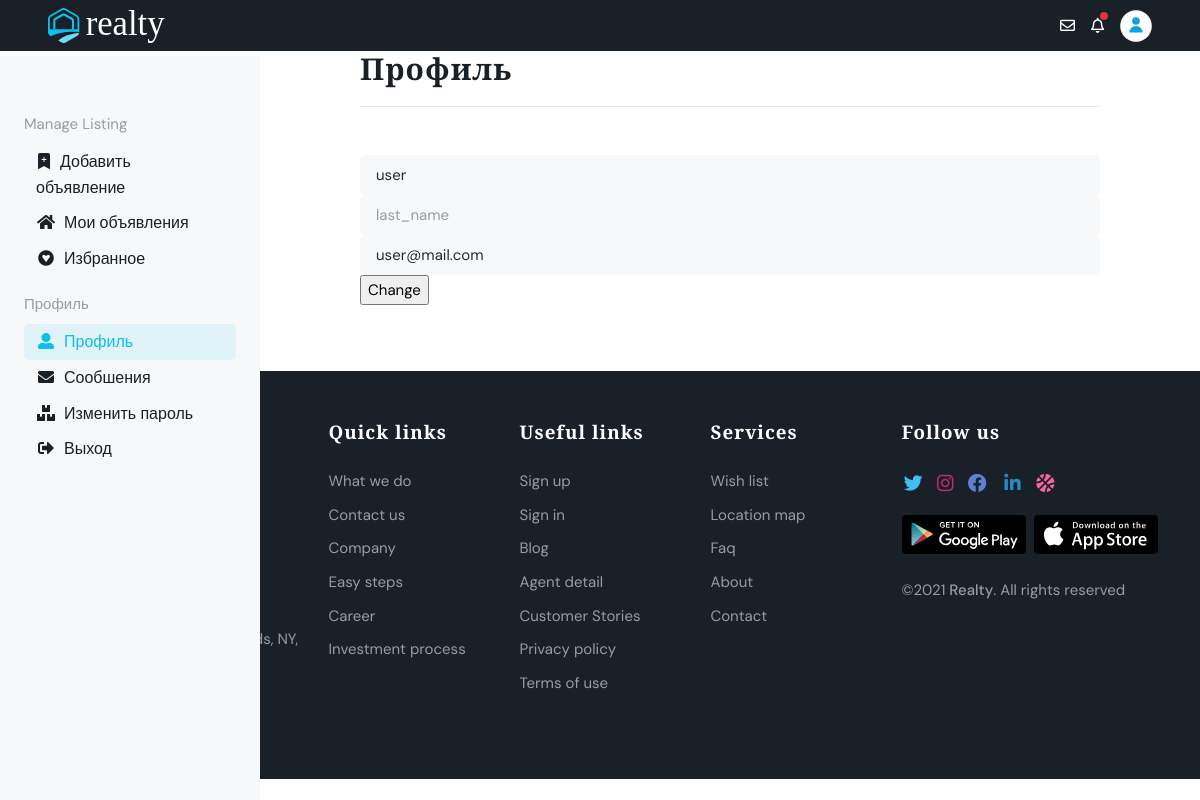
The page /user/profile/ (signed in) on the database as committed earlier.
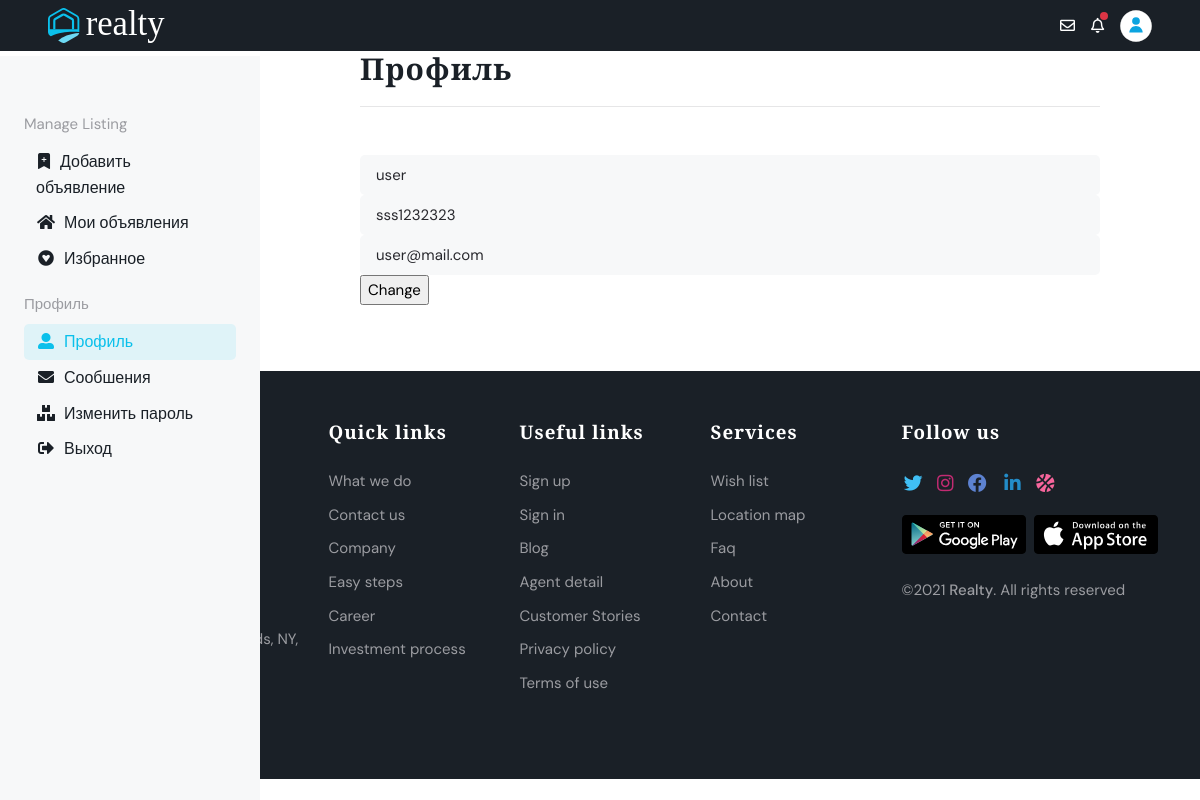
The same page on the database as committed later.
### user_profile/models.py (models this page shows, shortened)
class User(AbstractUser):
    name = models.CharField(max_length=100,  blank=True)
    last_name = models.CharField(max_length=100, blank=True)
    email = models.EmailField(max_length=254, blank = True)
    date_joined = models.DateTimeField( auto_now_add=True)
    is_active = models.BooleanField(default=True, db_index=True, verbose_name='Прошел активацию?')
    avatar = models.ImageField(upload_to='avatars/', null=True, blank=True , verbose_name='Фото профиля ')
    class Meta:
        verbose_name = "Прльзователь"
        verbose_name_plural = "Прльзователи"

### user_profile/views.py (the view)
# urls.py: path('profile/', ChangeUserInfoView.as_view() , name='profile'), # профиль
class ChangeUserInfoView(SuccessMessageMixin, LoginRequiredMixin,  UpdateView):
    model = User
    template_name = 'agent-profile.html'
    form_class = ChangeUserInfoForm
    success_url = reverse_lazy('main:main')
    success_message = 'Данные пользователя изменены'
    def setup(self, request, *args, **kwargs):
        self.user_id = request.user.pk
        return super().setup(request, *args, **kwargs)
    def get_object(self, queryset=None):
        if not queryset:
            queryset = self.get_queryset()
        return get_object_or_404(queryset, pk=self.user_id)

### user_profile/form.py
class ChangeUserInfoForm(UserChangeForm):#!!!!!!!!!!!!!!!!!!!!!!!!!!!!!!!!!!!!!!!!!!!!
    def __init__(self, *args, **kwargs):   # игнорирование стандартных стилей
        super().__init__(*args, **kwargs)
        self.fields['email'].widget.attrs.update({ 'class': 'form-control bg-light border-0', 'placeholder': 'E-mail Address' , 'rows': 1, })
        self.fields['username'].widget.attrs.update({ 'class': 'form-control bg-light border-0', 'placeholder': 'Username' , 'rows': 1, })
        self.fields['last_name'].widget.attrs.update({ 'class': 'form-control bg-light border-0', 'placeholder': 'last_name' , 'rows': 1, })
    class Meta:
        model = User
        fields = ('username', 'email',  'last_name' )

### main/templates/agent-profile.html (shortened to what the changed rows need)
{% load static %}
<!DOCTYPE html>
<html lang="en">
<head>
	<link rel="stylesheet" type="text/css" href="{% static 'vendor/font-awesome/css/all.min.css' %}">
	<link rel="stylesheet" type="text/css" href="{% static 'vendor/bootstrap-icons/bootstrap-icons.css' %}">
	<link rel="stylesheet" type="text/css" href="{% static 'vendor/tiny-slider/tiny-slider.css' %}">
	<link rel="stylesheet" type="text/css" href="{% static 'vendor/glightbox/css/glightbox.css' %}">
	<link rel="stylesheet" type="text/css" href="{% static 'vendor/choices/css/choices.min.css' %}">
	<link rel="stylesheet" type="text/css" href="{% static 'vendor/nouislider/nouislider.css' %}">
	<link rel="stylesheet" type="text/css" href="{% static 'css/style.css' %}">
</head>
<body>
			<div class="main-content">
				{% block content %}
				<div class="row">
					<div class="col-12">
						<form enctype="multipart/form-data" method="POST">
							{{ form.username }}
							{{ form.last_name }}
							{{ form.email }}
							<p><input type="submit" value="Change"></p>
						</form>
					</div>
				</div>
				{% endblock content %}
			</div>
</body>
</html>

Rows that differ between the two databases and show on the page:
changed User "user": last_name (not shown) → "sss1232323"
